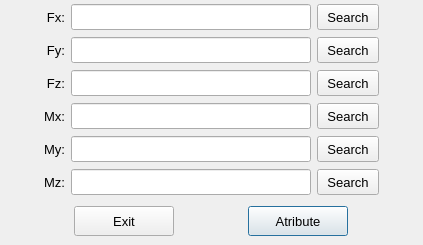
        <widget class="QWidget" name="tab_table_values">
         <attribute name="title">
          <string>Load tables</string>
         </attribute>
         <layout class="QGridLayout" name="gridLayout_15">
          <property name="leftMargin">
           <number>0</number>
          </property>
          <property name="topMargin">
           <number>0</number>
          </property>
          <property name="rightMargin">
           <number>0</number>
          </property>
          <property name="bottomMargin">
           <number>0</number>
          </property>
          <property name="spacing">
           <number>0</number>
          </property>
          <item row="2" column="0">
           <widget class="QFrame" name="frame_8">
            <property name="minimumSize">
             <size>
              <width>0</width>
              <height>48</height>
             </size>
            </property>
            <property name="maximumSize">
             <size>
              <width>16777215</width>
              <height>48</height>
             </size>
            </property>
            <property name="frameShape">
             <enum>QFrame::Shape::NoFrame</enum>
            </property>
            <property name="frameShadow">
             <enum>QFrame::Shadow::Raised</enum>
            </property>
            <layout class="QGridLayout" name="gridLayout_16">
             <property name="leftMargin">
              <number>4</number>
             </property>
             <property name="topMargin">
              <number>4</number>
             </property>
             <property name="rightMargin">
              <number>4</number>
             </property>
             <property name="bottomMargin">
              <number>4</number>
             </property>
             <property name="spacing">
              <number>4</number>
             </property>
             <item row="0" column="1">
              <widget class="QPushButton" name="pushButton_table_values_confirm">
               <property name="minimumSize">
                <size>
                 <width>100</width>
                 <height>30</height>
                </size>
               </property>
               <property name="maximumSize">
                <size>
                 <width>100</width>
                 <height>30</height>
                </size>
               </property>
               <property name="font">
                <font>
                 <pointsize>10</pointsize>
                </font>
               </property>
               <property name="styleSheet">
                <string notr="true"/>
               </property>
               <property name="text">
                <string>Atribute</string>
               </property>
               <property name="autoDefault">
                <bool>false</bool>
               </property>
               <property name="default">
                <bool>true</bool>
               </property>
              </widget>
             </item>
             <item row="0" column="0">
              <widget class="QPushButton" name="pushButton_exit_tab1">
               <property name="minimumSize">
                <size>
                 <width>100</width>
                 <height>30</height>
                </size>
               </property>
               <property name="maximumSize">
                <size>
                 <width>100</width>
                 <height>30</height>
                </size>
               </property>
               <property name="font">
                <font>
                 <pointsize>10</pointsize>
                </font>
               </property>
               <property name="styleSheet">
                <string notr="true"/>
               </property>
               <property name="text">
                <string>Exit</string>
               </property>
               <property name="autoDefault">
                <bool>false</bool>
               </property>
              </widget>
             </item>
            </layout>
           </widget>
          </item>
          <item row="0" column="0">
           <widget class="QFrame" name="frame_9">
            <property name="frameShape">
             <enum>QFrame::Shape::NoFrame</enum>
            </property>
            <property name="frameShadow">
             <enum>QFrame::Shadow::Raised</enum>
            </property>
            <layout class="QGridLayout" name="gridLayout_3">
             <property name="leftMargin">
              <number>4</number>
             </property>
             <property name="topMargin">
              <number>4</number>
             </property>
             <property name="rightMargin">
              <number>4</number>
             </property>
             <property name="bottomMargin">
              <number>2</number>
             </property>
             <property name="horizontalSpacing">
              <number>6</number>
             </property>
             <property name="verticalSpacing">
              <number>7</number>
             </property>
             <item row="1" column="1">
              <widget class="QLabel" name="label_Uy_table">
               <property name="enabled">
                <bool>true</bool>
               </property>
               <property name="minimumSize">
                <size>
                 <width>0</width>
                 <height>26</height>
                </size>
               </property>
               <property name="maximumSize">
                <size>
                 <width>38</width>
                 <height>26</height>
                </size>
               </property>
               <property name="font">
                <font>
                 <pointsize>10</pointsize>
                </font>
               </property>
               <property name="text">
                <string>Fy:</string>
               </property>
               <property name="alignment">
                <set>Qt::AlignmentFlag::AlignRight|Qt::AlignmentFlag::AlignTrailing|Qt::AlignmentFlag::AlignVCenter</set>
               </property>
              </widget>
             </item>
             <item row="2" column="2">
              <widget class="QLineEdit" name="lineEdit_path_table_fz">
               <property name="enabled">
                <bool>true</bool>
               </property>
               <property name="minimumSize">
                <size>
                 <width>240</width>
                 <height>26</height>
                </size>
               </property>
               <property name="maximumSize">
                <size>
                 <width>240</width>
                 <height>26</height>
                </size>
               </property>
               <property name="alignment">
                <set>Qt::AlignmentFlag::AlignCenter</set>
               </property>
               <property name="clearButtonEnabled">
                <bool>true</bool>
               </property>
              </widget>
             </item>
             <item row="5" column="3">
              <widget class="QPushButton" name="pushButton_load_mz_table">
               <property name="enabled">
                <bool>true</bool>
               </property>
               <property name="sizePolicy">
                <sizepolicy hsizetype="Expanding" vsizetype="Fixed">
                 <horstretch>0</horstretch>
                 <verstretch>0</verstretch>
                </sizepolicy>
               </property>
               <property name="minimumSize">
                <size>
                 <width>62</width>
                 <height>26</height>
                </size>
               </property>
               <property name="maximumSize">
                <size>
                 <width>62</width>
                 <height>26</height>
                </size>
               </property>
               <property name="font">
                <font>
                 <pointsize>10</pointsize>
                </font>
               </property>
               <property name="styleSheet">
                <string notr="true"/>
               </property>
               <property name="text">
                <string>Search</string>
               </property>
              </widget>
             </item>
             <item row="0" column="2">
              <widget class="QLineEdit" name="lineEdit_path_table_fx">
               <property name="enabled">
                <bool>true</bool>
               </property>
               <property name="minimumSize">
                <size>
                 <width>240</width>
                 <height>26</height>
                </size>
               </property>
               <property name="maximumSize">
                <size>
                 <width>240</width>
                 <height>26</height>
                </size>
               </property>
               <property name="styleSheet">
                <string notr="true"/>
               </property>
               <property name="alignment">
                <set>Qt::AlignmentFlag::AlignCenter</set>
               </property>
               <property name="clearButtonEnabled">
                <bool>true</bool>
               </property>
              </widget>
             </item>
             <item row="0" column="3">
              <widget class="QPushButton" name="pushButton_load_fx_table">
               <property name="enabled">
                <bool>true</bool>
               </property>
               <property name="sizePolicy">
                <sizepolicy hsizetype="Expanding" vsizetype="Fixed">
                 <horstretch>0</horstretch>
                 <verstretch>0</verstretch>
                </sizepolicy>
               </property>
               <property name="minimumSize">
                <size>
                 <width>62</width>
                 <height>26</height>
                </size>
               </property>
               <property name="maximumSize">
                <size>
                 <width>62</width>
                 <height>26</height>
                </size>
               </property>
               <property name="font">
                <font>
                 <pointsize>10</pointsize>
                </font>
               </property>
               <property name="styleSheet">
                <string notr="true"/>
               </property>
               <property name="text">
                <string>Search</string>
               </property>
              </widget>
             </item>
             <item row="2" column="1">
              <widget class="QLabel" name="label_Uz_table">
               <property name="enabled">
                <bool>true</bool>
               </property>
               <property name="minimumSize">
                <size>
                 <width>0</width>
                 <height>26</height>
                </size>
               </property>
               <property name="maximumSize">
                <size>
                 <width>38</width>
                 <height>26</height>
                </size>
               </property>
               <property name="font">
                <font>
                 <pointsize>10</pointsize>
                </font>
               </property>
               <property name="text">
                <string>Fz:</string>
               </property>
               <property name="alignment">
                <set>Qt::AlignmentFlag::AlignRight|Qt::AlignmentFlag::AlignTrailing|Qt::AlignmentFlag::AlignVCenter</set>
               </property>
              </widget>
             </item>
             <item row="5" column="2">
              <widget class="QLineEdit" name="lineEdit_path_table_mz">
               <property name="enabled">
                <bool>true</bool>
               </property>
               <property name="minimumSize">
                <size>
                 <width>240</width>
                 <height>26</height>
                </size>
               </property>
               <property name="maximumSize">
                <size>
                 <width>240</width>
                 <height>26</height>
                </size>
               </property>
               <property name="styleSheet">
                <string notr="true"/>
               </property>
               <property name="alignment">
                <set>Qt::AlignmentFlag::AlignCenter</set>
               </property>
               <property name="clearButtonEnabled">
                <bool>true</bool>
               </property>
              </widget>
             </item>
             <item row="1" column="2">
              <widget class="QLineEdit" name="lineEdit_path_table_fy">
               <property name="enabled">
                <bool>true</bool>
               </property>
               <property name="minimumSize">
                <size>
                 <width>240</width>
                 <height>26</height>
                </size>
               </property>
               <property name="maximumSize">
                <size>
                 <width>240</width>
                 <height>26</height>
                </size>
               </property>
               <property name="styleSheet">
                <string notr="true"/>
               </property>
               <property name="alignment">
                <set>Qt::AlignmentFlag::AlignCenter</set>
               </property>
               <property name="clearButtonEnabled">
                <bool>true</bool>
               </property>
              </widget>
             </item>
             <item row="2" column="3">
              <widget class="QPushButton" name="pushButton_load_fz_table">
               <property name="enabled">
                <bool>true</bool>
               </property>
               <property name="sizePolicy">
                <sizepolicy hsizetype="Expanding" vsizetype="Fixed">
                 <horstretch>0</horstretch>
                 <verstretch>0</verstretch>
                </sizepolicy>
               </property>
               <property name="minimumSize">
                <size>
                 <width>62</width>
                 <height>26</height>
                </size>
               </property>
               <property name="maximumSize">
                <size>
                 <width>62</width>
                 <height>26</height>
                </size>
               </property>
               <property name="font">
                <font>
                 <pointsize>10</pointsize>
                </font>
               </property>
               <property name="styleSheet">
                <string notr="true"/>
               </property>
               <property name="text">
                <string>Search</string>
               </property>
              </widget>
             </item>
             <item row="1" column="3">
              <widget class="QPushButton" name="pushButton_load_fy_table">
               <property name="enabled">
                <bool>true</bool>
               </property>
               <property name="sizePolicy">
                <sizepolicy hsizetype="Expanding" vsizetype="Fixed">
                 <horstretch>0</horstretch>
                 <verstretch>0</verstretch>
                </sizepolicy>
               </property>
               <property name="minimumSize">
                <size>
                 <width>62</width>
                 <height>26</height>
                </size>
               </property>
               <property name="maximumSize">
                <size>
                 <width>62</width>
                 <height>26</height>
                </size>
               </property>
               <property name="font">
                <font>
                 <pointsize>10</pointsize>
                </font>
               </property>
               <property name="styleSheet">
                <string notr="true"/>
               </property>
               <property name="text">
                <string>Search</string>
               </property>
              </widget>
             </item>
             <item row="0" column="1">
              <widget class="QLabel" name="label_Ux_table">
               <property name="enabled">
                <bool>true</bool>
               </property>
               <property name="minimumSize">
                <size>
                 <width>0</width>
                 <height>26</height>
                </size>
               </property>
               <property name="maximumSize">
                <size>
                 <width>38</width>
                 <height>26</height>
                </size>
               </property>
               <property name="font">
                <font>
                 <pointsize>10</pointsize>
                </font>
               </property>
               <property name="text">
                <string>Fx:</string>
               </property>
               <property name="alignment">
                <set>Qt::AlignmentFlag::AlignRight|Qt::AlignmentFlag::AlignTrailing|Qt::AlignmentFlag::AlignVCenter</set>
               </property>
              </widget>
             </item>
             <item row="3" column="1">
              <widget class="QLabel" name="label_Rx_table">
               <property name="enabled">
                <bool>true</bool>
               </property>
               <property name="minimumSize">
                <size>
                 <width>0</width>
                 <height>26</height>
                </size>
               </property>
               <property name="maximumSize">
                <size>
                 <width>38</width>
                 <height>26</height>
                </size>
               </property>
               <property name="font">
                <font>
                 <pointsize>10</pointsize>
                </font>
               </property>
               <property name="text">
                <string>Mx:</string>
               </property>
               <property name="alignment">
                <set>Qt::AlignmentFlag::AlignRight|Qt::AlignmentFlag::AlignTrailing|Qt::AlignmentFlag::AlignVCenter</set>
               </property>
              </widget>
             </item>
             <item row="3" column="2">
              <widget class="QLineEdit" name="lineEdit_path_table_mx">
               <property name="enabled">
                <bool>true</bool>
               </property>
               <property name="minimumSize">
                <size>
                 <width>240</width>
                 <height>26</height>
                </size>
               </property>
               <property name="maximumSize">
                <size>
                 <width>240</width>
                 <height>26</height>
                </size>
               </property>
               <property name="alignment">
                <set>Qt::AlignmentFlag::AlignCenter</set>
               </property>
               <property name="clearButtonEnabled">
                <bool>true</bool>
               </property>
              </widget>
             </item>
             <item row="3" column="3">
              <widget class="QPushButton" name="pushButton_load_mx_table">
               <property name="enabled">
                <bool>true</bool>
               </property>
               <property name="sizePolicy">
                <sizepolicy hsizetype="Expanding" vsizetype="Fixed">
                 <horstretch>0</horstretch>
                 <verstretch>0</verstretch>
                </sizepolicy>
               </property>
               <property name="minimumSize">
                <size>
                 <width>62</width>
                 <height>26</height>
                </size>
               </property>
               <property name="maximumSize">
                <size>
                 <width>62</width>
                 <height>26</height>
                </size>
               </property>
               <property name="font">
                <font>
                 <pointsize>10</pointsize>
                </font>
               </property>
               <property name="styleSheet">
                <string notr="true"/>
               </property>
               <property name="text">
                <string>Search</string>
               </property>
              </widget>
             </item>
             <item row="4" column="3">
              <widget class="QPushButton" name="pushButton_load_my_table">
               <property name="enabled">
                <bool>true</bool>
               </property>
               <property name="sizePolicy">
                <sizepolicy hsizetype="Expanding" vsizetype="Fixed">
                 <horstretch>0</horstretch>
                 <verstretch>0</verstretch>
                </sizepolicy>
               </property>
               <property name="minimumSize">
                <size>
                 <width>62</width>
                 <height>26</height>
                </size>
               </property>
               <property name="maximumSize">
                <size>
                 <width>62</width>
                 <height>26</height>
                </size>
               </property>
               <property name="font">
                <font>
                 <pointsize>10</pointsize>
                </font>
               </property>
               <property name="styleSheet">
                <string notr="true"/>
               </property>
               <property name="text">
                <string>Search</string>
               </property>
              </widget>
             </item>
             <item row="4" column="1">
              <widget class="QLabel" name="label_Ry_table">
               <property name="enabled">
                <bool>true</bool>
               </property>
               <property name="minimumSize">
                <size>
                 <width>0</width>
                 <height>26</height>
                </size>
               </property>
               <property name="maximumSize">
                <size>
                 <width>38</width>
                 <height>26</height>
                </size>
               </property>
               <property name="font">
                <font>
                 <pointsize>10</pointsize>
                </font>
               </property>
               <property name="text">
                <string>My:</string>
               </property>
               <property name="alignment">
                <set>Qt::AlignmentFlag::AlignRight|Qt::AlignmentFlag::AlignTrailing|Qt::AlignmentFlag::AlignVCenter</set>
               </property>
              </widget>
             </item>
             <item row="4" column="2">
              <widget class="QLineEdit" name="lineEdit_path_table_my">
               <property name="enabled">
                <bool>true</bool>
               </property>
               <property name="minimumSize">
                <size>
                 <width>240</width>
                 <height>26</height>
                </size>
               </property>
               <property name="maximumSize">
                <size>
                 <width>240</width>
                 <height>26</height>
                </size>
               </property>
               <property name="alignment">
                <set>Qt::AlignmentFlag::AlignCenter</set>
               </property>
               <property name="clearButtonEnabled">
                <bool>true</bool>
               </property>
              </widget>
             </item>
             <item row="5" column="1">
              <widget class="QLabel" name="label_Rz_table">
               <property name="enabled">
                <bool>true</bool>
               </property>
               <property name="minimumSize">
                <size>
                 <width>0</width>
                 <height>26</height>
                </size>
               </property>
               <property name="maximumSize">
                <size>
                 <width>38</width>
                 <height>26</height>
                </size>
               </property>
               <property name="font">
                <font>
                 <pointsize>10</pointsize>
                </font>
               </property>
               <property name="text">
                <string>Mz:</string>
               </property>
               <property name="alignment">
                <set>Qt::AlignmentFlag::AlignRight|Qt::AlignmentFlag::AlignTrailing|Qt::AlignmentFlag::AlignVCenter</set>
               </property>
              </widget>
             </item>
             <item row="0" column="4">
              <spacer name="horizontalSpacer_7">
               <property name="orientation">
                <enum>Qt::Orientation::Horizontal</enum>
               </property>
               <property name="sizeHint" stdset="0">
                <size>
                 <width>40</width>
                 <height>20</height>
                </size>
               </property>
              </spacer>
             </item>
             <item row="0" column="0">
              <spacer name="horizontalSpacer_8">
               <property name="orientation">
                <enum>Qt::Orientation::Horizontal</enum>
               </property>
               <property name="sizeHint" stdset="0">
                <size>
                 <width>40</width>
                 <height>20</height>
                </size>
               </property>
              </spacer>
             </item>
            </layout>
           </widget>
          </item>
         </layout>
        </widget>
